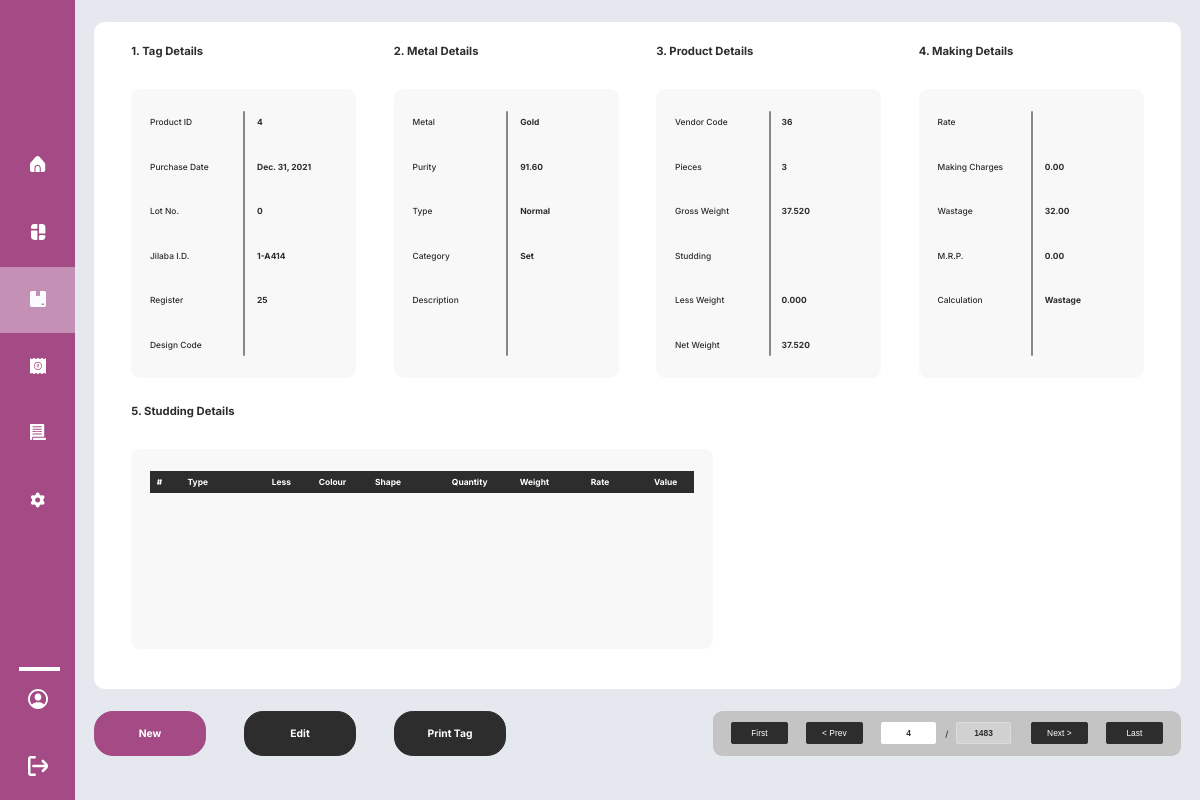
Page /stock/4 (signed in) on the committed database.
### stock/models.py (models this page shows, shortened)
class Product(models.Model):
    register_id = models.IntegerField(blank=True, null=True)
    metal = models.ForeignKey(Metal, on_delete=models.CASCADE, related_name="products")
    purity = models.ForeignKey(Purity, on_delete=models.CASCADE, related_name="products")
    type = models.ForeignKey(Type, on_delete=models.CASCADE, related_name="products")
    category = models.ForeignKey(Category, on_delete=models.CASCADE, related_name="products")
    pieces = models.IntegerField(default=1)
    gross_weight = models.DecimalField(max_digits=16, decimal_places=3)
    studs_weight = models.DecimalField(max_digits=16, decimal_places=3)
    less_weight = models.DecimalField(max_digits=16, decimal_places=3)
    net_weight = models.DecimalField(max_digits=16, decimal_places=3)
    calculation = models.CharField(max_length=32, choices=[
    ("Making_Charges", "Making_Charges"),
    ("Wastage", "Wastage"),
    ("MRP", "MRP")
    ])
    making_charges = models.DecimalField(max_digits=16, decimal_places=2, blank=True, null=True)
    wastage = models.DecimalField(max_digits=16, decimal_places=2, blank=True, null=True)
    mrp = models.DecimalField(max_digits=16, decimal_places=2, blank=True, null=True)
    description = models.TextField(blank=True)
    vendor = models.ForeignKey(Vendor, on_delete=models.CASCADE, related_name="products")
    purchase_date = models.DateField(blank=True)
    lot_number = models.IntegerField(blank=True, null=True)
    design_code = models.CharField(max_length=32, blank=True)
    old_id = models.CharField(max_length=16, blank=True)
    invoice = models.ForeignKey(Invoice, on_delete=models.CASCADE, related_name="products", blank=True, null=True)
    home_sale = models.ForeignKey(Home_Sale, on_delete=models.CASCADE, related_name="products", blank=True, null=True)
    sold = models.BooleanField(default=False)

class Vendor(models.Model):
    name = models.CharField(max_length=64)
    firm = models.CharField(max_length=64, blank=True)
    contact = models.CharField(max_length=16, blank=True)
    email = models.EmailField(blank=True)
    old_id = models.CharField(max_length=16, blank=True)
    old_description = models.CharField(max_length=64, blank=True)

### masters/models/product.py (models this page shows, shortened)
class Metal(models.Model):
    metal = models.CharField(max_length=32, unique=True)
    symbol = models.CharField(max_length=32, blank=True)
    colour = models.CharField(max_length=32, blank=True)
    melting_point = models.DecimalField(max_digits=16, decimal_places=2, blank=True, null=True)
    boiling_point = models.DecimalField(max_digits=16, decimal_places=2, blank=True, null=True)
    density = models.DecimalField(max_digits=16, decimal_places=2, blank=True, null=True)

class Purity(models.Model):
    purity = models.DecimalField(max_digits=16, decimal_places=2, unique=True)
    karatage = models.CharField(max_length=32, blank=True)
    display_name = models.CharField(max_length=32, blank=True)

class Type(models.Model):
    type = models.CharField(max_length=64, unique=True)
    hsn = models.ForeignKey(HSN, on_delete=models.CASCADE, related_name="types")
    abbreviation = models.CharField(max_length=16, blank=True)

class Category(models.Model):
    category = models.CharField(max_length=64, unique=True)
    abbreviation = models.CharField(max_length=16, blank=True)

### stock/views.py (the view, shortened to what this page needs)
# urls.py: path("<int:pk>", ProductDetailView.as_view(), name="product_detail")
class ProductDetailView(ProductBaseView, DetailView):
    queryset = Product.objects.filter(sold=False).order_by("pk")
    permission_required = "stock.view_product"
    template_name = "stock/product.html"
    def get_context_data(self, **kwargs):
        context = super().get_context_data(**kwargs)
        context["first_id"] = self.queryset.first().id
        context["last_id"] = self.queryset.last().id
        return context

### stock/templates/stock/product.html (shortened to what this page needs)
{% extends "masters/layout.html" %}
{% load static %}
{% block link %}
  <link rel="stylesheet" href="{% static 'CSS/product.css' %}">
{% endblock %}
{% block body %}
  <span class="inner-text">1. Tag Details</span><span class="inner-text">2. Metal Details</span><span class="inner-text">3. Product Details</span><span class="inner-text">4. Making Details</span>
  <div class="inner-box" style="margin-left: 3.125vw;">
    <table class="first-row-tables">
      <tr>
        <td>Product ID</td>
        <td>{{ product.id }}</td>
      </tr>
      <tr>
        <td>Purchase Date</td>
        <td>{{ product.purchase_date }}</td>
      </tr>
      <tr>
        <td>Lot No.</td>
        <td>{{ product.lot_number }}</td>
      </tr>
      <tr>
        <td>Jilaba I.D.</td>
        <td>{{ product.old_id }}</td>
      </tr>
      <tr>
        <td>Register</td>
        <td>{{ product.register_id }}</td>
      </tr>
      <tr>
        <td>Design Code</td>
        <td>{{ product.design_code }}</td>
      </tr>
    </table>
  </div><div class="inner-box">
    <table class="first-row-tables">
      <tr>
        <td>Metal</td>
        <td>{{ product.metal.metal }}</td>
      </tr>
      <tr>
        <td>Purity</td>
        <td>{{ product.purity.purity }}</td>
      </tr>
      <tr>
        <td>Type</td>
        <td>{{ product.type.type }}</td>
      </tr>
      <tr>
        <td>Category</td>
        <td>{{ product.category.category }}</td>
      </tr>
      <tr>
        <td style="padding-bottom: 8.33vh;">Description</td>
        <td style="height: 5.56vh; padding-bottom: 5.56vh;">{{ product.description }}</td>
      </tr>
    </table>
  </div><div class="inner-box">
    <table class="first-row-tables">
      <tr>
        <td>Vendor Code</td>
        <td>{{ product.vendor.id }}</td>
      </tr>
      <tr>
        <td>Pieces</td>
        <td>{{ product.pieces }}</td>
      </tr>
      <tr>
        <td>Gross Weight</td>
        <td>{{ product.gross_weight }}</td>
      </tr>
      <tr>
        <td>Studding</td>
        <td>{{ product.studding_weight }}</td>
      </tr>
      <tr>
        <td>Less Weight</td>
        <td>{{product.less_weight }}</td>
      </tr>
      <tr>
        <td>Net Weight</td>
        <td>{{ product.net_weight }}</td>
      </tr>
    </table>
  </div><div class="inner-box">
    <table class="first-row-tables">
      <tr>
        <td>Rate</td>
        <td>{{ product.rate }}</td>
      </tr>
      <tr>
        <td>Making Charges</td>
        <td>{{ product.making_charges }}</td>
      </tr>
      <tr>
        <td>Wastage</td>
        <td>{{ product.wastage }}</td>
      </tr>
      <tr>
        <td>M.R.P.</td>
        <td>{{ product.mrp }}</td>
      </tr>
      <tr>
        <td style="padding-bottom: 8.33vh;">Calculation</td>
        <td style="padding-bottom: 8.33vh;">{{ product.calculation }}</td>
      </tr>
    </table>
  </div>
  <span class="inner-text">5. Studding Details</span>
  <div class="second-row-boxes">
    <table class="second-row-tables-thead">
      <thead>
        <tr>
          <th>#</th>
          <th>Type</th>
          <th>Less</th>
          <th>Colour</th>
          <th>Shape</th>
          <th>Quantity</th>
          <th>Weight</th>
          <th>Rate</th>
          <th>Value</th>
        </tr>
      </thead>
    </table>
    <table class="second-row-tables">
    </table>
  </div>
</div>
<form action="" method="post">
  <button id="product-new" type="submit" name="product_new">New</button>
</form>
<form action="" method="post">
  <button id="product-edit" type="submit" name="product_edit">Edit</button>
</form>
<form action="" method="post">
  <button id="print-tag" type="submit" name="print_tag">Print Tag</button>
</form>
<div id="bottom-nav-bar">
  <span class="bottom-nav-background"></span>
  <form action="{% url 'product_detail' pk=first_id %}" method="post">
    <button id = "first" type="submit" name="first"
    >First</button>
  </form>
  <form action="{% url 'product_detail' product.id|add:'-1' %}" method="post">
    <button id = "previous" type="submit" name="previous"
    >&#60; Prev</button>
  </form>
  <form action="{% url 'product_detail' pk=0 %}" method="post">
    <input id = "id" type="number" name="id" value="{{ product.id }}" min="1" max="" required oninput="validateID(this, '')" onclick="this.select()">
  </form>
  <span id = "slash">/</span>
  <form action="" method="get">
    <input id = "last-id" type="number" name="last-id" value="{{ last_id }}" disabled>
  </form>
  <form action="{% url 'product_detail' pk=product.id|add:'1' %}" method="post">
    <button id = "next" type="submit" name="next"
    >Next &#62;</button>
  </form>
  <form action="{% url 'product_detail' pk=last_id %}" method="post">
    <button id = "last" type="submit" name="last"
    >Last</button>
  </form>
</div>
{% endblock %}

### masters/static/CSS/layout.css (style rules this page uses)
* { padding: 0px; }
html, body { width: 100vw; height: 100vh; margin: 0px; background: #E5E9EF; }
input[type=number] { -moz-appearance: textfield; }

### rows in the picture
Product: id "4", purchase_date "Dec. 31, 2021", lot_number "0", old_id "1-A414", register_id "25", metal.metal "Gold", purity.purity "91.60", type.type "Normal", category.category "Set", vendor.id "36", pieces "3", gross_weight "37.520", less_weight "0.000", net_weight "37.520", making_charges "0.00", wastage "32.00", mrp "0.00", calculation "Wastage"
